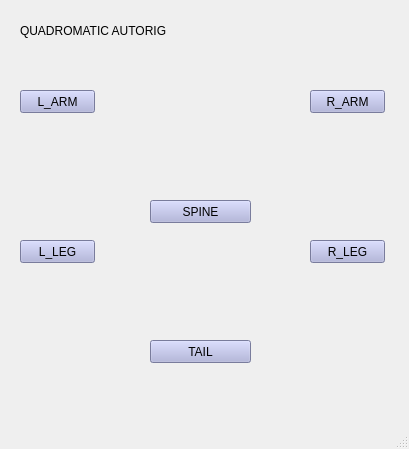
<?xml version="1.0" encoding="UTF-8"?>
<ui version="4.0">
 <class>MainWindow</class>
 <widget class="QMainWindow" name="MainWindow">
  <property name="geometry">
   <rect>
    <x>0</x>
    <y>0</y>
    <width>409</width>
    <height>449</height>
   </rect>
  </property>
  <property name="windowTitle">
   <string>Quadru-Rig</string>
  </property>
  <widget class="QWidget" name="centralwidget">
   <widget class="QLabel" name="bgLabel">
    <property name="geometry">
     <rect>
      <x>50</x>
      <y>40</y>
      <width>321</width>
      <height>381</height>
     </rect>
    </property>
    <property name="text">
     <string/>
    </property>
    <property name="pixmap">
     <pixmap>bgGraphic.png</pixmap>
    </property>
   </widget>
   <widget class="QPushButton" name="lArmBtn">
    <property name="geometry">
     <rect>
      <x>20</x>
      <y>90</y>
      <width>75</width>
      <height>23</height>
     </rect>
    </property>
    <property name="styleSheet">
     <string notr="true">background-color: rgb(170, 174, 219);
color: rgb(0, 0, 0);</string>
    </property>
    <property name="text">
     <string>L_ARM</string>
    </property>
   </widget>
   <widget class="QPushButton" name="lLegBtn">
    <property name="geometry">
     <rect>
      <x>20</x>
      <y>240</y>
      <width>75</width>
      <height>23</height>
     </rect>
    </property>
    <property name="styleSheet">
     <string notr="true">background-color: rgb(170, 174, 219);
color: rgb(0, 0, 0);</string>
    </property>
    <property name="text">
     <string>L_LEG</string>
    </property>
   </widget>
   <widget class="QPushButton" name="rLegBtn">
    <property name="geometry">
     <rect>
      <x>310</x>
      <y>240</y>
      <width>75</width>
      <height>23</height>
     </rect>
    </property>
    <property name="styleSheet">
     <string notr="true">background-color: rgb(170, 174, 219);
color: rgb(0, 0, 0);</string>
    </property>
    <property name="text">
     <string>R_LEG</string>
    </property>
   </widget>
   <widget class="QPushButton" name="rArmBtn">
    <property name="geometry">
     <rect>
      <x>310</x>
      <y>90</y>
      <width>75</width>
      <height>23</height>
     </rect>
    </property>
    <property name="styleSheet">
     <string notr="true">background-color: rgb(170, 174, 219);
color: rgb(0, 0, 0);</string>
    </property>
    <property name="text">
     <string>R_ARM</string>
    </property>
   </widget>
   <widget class="QPushButton" name="spineBtn">
    <property name="geometry">
     <rect>
      <x>150</x>
      <y>200</y>
      <width>101</width>
      <height>23</height>
     </rect>
    </property>
    <property name="styleSheet">
     <string notr="true">background-color: rgb(170, 174, 219);
color: rgb(0, 0, 0);</string>
    </property>
    <property name="text">
     <string>SPINE</string>
    </property>
   </widget>
   <widget class="QLabel" name="label">
    <property name="geometry">
     <rect>
      <x>20</x>
      <y>10</y>
      <width>371</width>
      <height>41</height>
     </rect>
    </property>
    <property name="text">
     <string>QUADROMATIC AUTORIG</string>
    </property>
   </widget>
   <widget class="QPushButton" name="tailBtn">
    <property name="geometry">
     <rect>
      <x>150</x>
      <y>340</y>
      <width>101</width>
      <height>23</height>
     </rect>
    </property>
    <property name="styleSheet">
     <string notr="true">background-color: rgb(170, 174, 219);
color: rgb(0, 0, 0);</string>
    </property>
    <property name="text">
     <string>TAIL</string>
    </property>
   </widget>
  </widget>
  <widget class="QMenuBar" name="menubar">
   <property name="geometry">
    <rect>
     <x>0</x>
     <y>0</y>
     <width>409</width>
     <height>21</height>
    </rect>
   </property>
  </widget>
  <widget class="QStatusBar" name="statusbar"/>
 </widget>
 <resources/>
 <connections/>
</ui>
